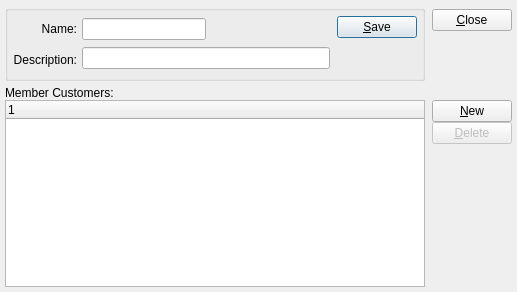
<ui version="4.0" >
 <author></author>
 <comment>This file is part of the xTuple ERP: PostBooks Edition, a free and
open source Enterprise Resource Planning software suite,
Copyright (c) 1999-2011 by OpenMFG LLC, d/b/a xTuple.
It is licensed to you under the Common Public Attribution License
version 1.0, the full text of which (including xTuple-specific Exhibits)
is available at www.xtuple.com/CPAL.  By using this software, you agree
to be bound by its terms.</comment>
 <exportmacro></exportmacro>
 <class>customerGroup</class>
 <widget class="QDialog" name="customerGroup" >
  <property name="geometry" >
   <rect>
    <x>0</x>
    <y>0</y>
    <width>517</width>
    <height>292</height>
   </rect>
  </property>
  <property name="windowTitle" >
   <string>Customer Group</string>
  </property>
  <layout class="QVBoxLayout" >
   <property name="margin" >
    <number>5</number>
   </property>
   <property name="spacing" >
    <number>5</number>
   </property>
   <item>
    <layout class="QHBoxLayout" >
     <property name="margin" >
      <number>0</number>
     </property>
     <property name="spacing" >
      <number>7</number>
     </property>
     <item>
      <widget class="QGroupBox" name="GroupBox1" >
       <property name="title" >
        <string/>
       </property>
       <layout class="QHBoxLayout" >
        <property name="margin" >
         <number>5</number>
        </property>
        <property name="spacing" >
         <number>7</number>
        </property>
        <item>
         <layout class="QHBoxLayout" >
          <property name="margin" >
           <number>0</number>
          </property>
          <property name="spacing" >
           <number>5</number>
          </property>
          <item>
           <layout class="QVBoxLayout" >
            <property name="margin" >
             <number>0</number>
            </property>
            <property name="spacing" >
             <number>5</number>
            </property>
            <item>
             <widget class="QLabel" name="_nameLit" >
              <property name="text" >
               <string>Name:</string>
              </property>
              <property name="alignment" >
               <set>Qt::AlignRight|Qt::AlignTrailing|Qt::AlignVCenter</set>
              </property>
             </widget>
            </item>
            <item>
             <widget class="QLabel" name="_descripLit" >
              <property name="text" >
               <string>Description:</string>
              </property>
              <property name="alignment" >
               <set>Qt::AlignRight|Qt::AlignTrailing|Qt::AlignVCenter</set>
              </property>
             </widget>
            </item>
           </layout>
          </item>
          <item>
           <layout class="QVBoxLayout" >
            <property name="margin" >
             <number>0</number>
            </property>
            <property name="spacing" >
             <number>5</number>
            </property>
            <item>
             <layout class="QHBoxLayout" >
              <property name="margin" >
               <number>0</number>
              </property>
              <property name="spacing" >
               <number>0</number>
              </property>
              <item>
               <widget class="XLineEdit" name="_name" />
              </item>
              <item>
               <spacer>
                <property name="orientation" >
                 <enum>Qt::Horizontal</enum>
                </property>
                <property name="sizeType" >
                 <enum>QSizePolicy::Expanding</enum>
                </property>
                <property name="sizeHint" >
                 <size>
                  <width>20</width>
                  <height>20</height>
                 </size>
                </property>
               </spacer>
              </item>
             </layout>
            </item>
            <item>
             <widget class="XLineEdit" name="_descrip" />
            </item>
           </layout>
          </item>
         </layout>
        </item>
        <item>
         <layout class="QVBoxLayout" >
          <property name="margin" >
           <number>0</number>
          </property>
          <property name="spacing" >
           <number>0</number>
          </property>
          <item>
           <widget class="QPushButton" name="_save" >
            <property name="text" >
             <string>&amp;Save</string>
            </property>
            <property name="autoDefault" >
             <bool>true</bool>
            </property>
            <property name="default" >
             <bool>true</bool>
            </property>
           </widget>
          </item>
          <item>
           <spacer>
            <property name="orientation" >
             <enum>Qt::Vertical</enum>
            </property>
            <property name="sizeType" >
             <enum>QSizePolicy::Preferred</enum>
            </property>
            <property name="sizeHint" >
             <size>
              <width>20</width>
              <height>40</height>
             </size>
            </property>
           </spacer>
          </item>
         </layout>
        </item>
       </layout>
      </widget>
     </item>
     <item>
      <layout class="QVBoxLayout" >
       <property name="margin" >
        <number>0</number>
       </property>
       <property name="spacing" >
        <number>0</number>
       </property>
       <item>
        <widget class="QPushButton" name="_close" >
         <property name="text" >
          <string>&amp;Close</string>
         </property>
        </widget>
       </item>
       <item>
        <spacer>
         <property name="orientation" >
          <enum>Qt::Vertical</enum>
         </property>
         <property name="sizeType" >
          <enum>QSizePolicy::Preferred</enum>
         </property>
         <property name="sizeHint" >
          <size>
           <width>20</width>
           <height>45</height>
          </size>
         </property>
        </spacer>
       </item>
      </layout>
     </item>
    </layout>
   </item>
   <item>
    <layout class="QVBoxLayout" >
     <property name="margin" >
      <number>0</number>
     </property>
     <property name="spacing" >
      <number>0</number>
     </property>
     <item>
      <widget class="QLabel" name="_memberCustomersLit" >
       <property name="text" >
        <string>Member Customers:</string>
       </property>
      </widget>
     </item>
     <item>
      <layout class="QHBoxLayout" >
       <property name="margin" >
        <number>0</number>
       </property>
       <property name="spacing" >
        <number>7</number>
       </property>
       <item>
        <widget class="XTreeWidget" name="_custgrpitem" />
       </item>
       <item>
        <layout class="QVBoxLayout" >
         <property name="margin" >
          <number>0</number>
         </property>
         <property name="spacing" >
          <number>0</number>
         </property>
         <item>
          <layout class="QVBoxLayout" >
           <property name="margin" >
            <number>0</number>
           </property>
           <property name="spacing" >
            <number>0</number>
           </property>
           <item>
            <widget class="QPushButton" name="_new" >
             <property name="text" >
              <string>&amp;New</string>
             </property>
            </widget>
           </item>
           <item>
            <widget class="QPushButton" name="_delete" >
             <property name="enabled" >
              <bool>false</bool>
             </property>
             <property name="text" >
              <string>&amp;Delete</string>
             </property>
            </widget>
           </item>
          </layout>
         </item>
         <item>
          <spacer>
           <property name="orientation" >
            <enum>Qt::Vertical</enum>
           </property>
           <property name="sizeType" >
            <enum>QSizePolicy::Expanding</enum>
           </property>
           <property name="sizeHint" >
            <size>
             <width>20</width>
             <height>20</height>
            </size>
           </property>
          </spacer>
         </item>
        </layout>
       </item>
      </layout>
     </item>
    </layout>
   </item>
  </layout>
 </widget>
 <layoutdefault spacing="5" margin="5" />
 <pixmapfunction>qPixmapFromMimeSource</pixmapfunction>
 <customwidgets>
  <customwidget>
   <class>XTreeWidget</class>
   <extends>QTreeWidget</extends>
   <header>xtreewidget.h</header>
   <container>0</container>
   <pixmap></pixmap>
  </customwidget>
  <customwidget>
   <class>XLineEdit</class>
   <extends>QLineEdit</extends>
   <header>xlineedit.h</header>
   <container>0</container>
   <pixmap></pixmap>
  </customwidget>
 </customwidgets>
 <tabstops>
  <tabstop>_name</tabstop>
  <tabstop>_descrip</tabstop>
  <tabstop>_custgrpitem</tabstop>
  <tabstop>_delete</tabstop>
  <tabstop>_new</tabstop>
  <tabstop>_save</tabstop>
  <tabstop>_close</tabstop>
 </tabstops>
 <includes/>
 <resources/>
 <connections/>
</ui>
